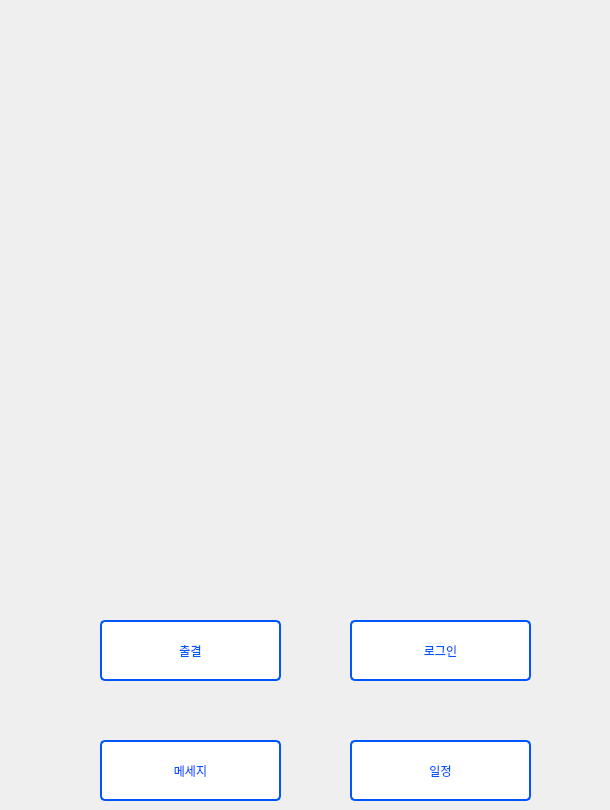
   <widget class="QWidget" name="page_2">
    <widget class="QLabel" name="label">
     <property name="geometry">
      <rect>
       <x>0</x>
       <y>0</y>
       <width>601</width>
       <height>531</height>
      </rect>
     </property>
     <property name="text">
      <string/>
     </property>
     <property name="pixmap">
      <pixmap>../../Documents/카카오톡 받은 파일/bicon1.jpg</pixmap>
     </property>
     <property name="scaledContents">
      <bool>true</bool>
     </property>
    </widget>
    <widget class="QPushButton" name="home_login_pb">
     <property name="geometry">
      <rect>
       <x>350</x>
       <y>620</y>
       <width>181</width>
       <height>61</height>
      </rect>
     </property>
     <property name="styleSheet">
      <string notr="true">QPushButton{
	font: 15pt &quot;GyeonggiBatang&quot;;
	color : rgb(0, 85, 255);
	background-color: white;
	border: 2px solid rgb(0, 85, 255);
	border-radius: 5px;
}</string>
     </property>
     <property name="text">
      <string>로그인</string>
     </property>
    </widget>
    <widget class="QPushButton" name="home_attendance_pb">
     <property name="geometry">
      <rect>
       <x>100</x>
       <y>620</y>
       <width>181</width>
       <height>61</height>
      </rect>
     </property>
     <property name="styleSheet">
      <string notr="true">QPushButton{
	font: 15pt &quot;GyeonggiBatang&quot;;
	color : rgb(0, 85, 255);
	background-color: white;
	border: 2px solid rgb(0, 85, 255);
	border-radius: 5px;
}</string>
     </property>
     <property name="text">
      <string>출결</string>
     </property>
    </widget>
    <widget class="QPushButton" name="home_message_pb">
     <property name="geometry">
      <rect>
       <x>100</x>
       <y>740</y>
       <width>181</width>
       <height>61</height>
      </rect>
     </property>
     <property name="styleSheet">
      <string notr="true">QPushButton{
	font: 15pt &quot;GyeonggiBatang&quot;;
	color : rgb(0, 85, 255);
	background-color: white;
	border: 2px solid rgb(0, 85, 255);
	border-radius: 5px;
}</string>
     </property>
     <property name="text">
      <string>메세지</string>
     </property>
    </widget>
    <widget class="QPushButton" name="home_schedule_pb">
     <property name="geometry">
      <rect>
       <x>350</x>
       <y>740</y>
       <width>181</width>
       <height>61</height>
      </rect>
     </property>
     <property name="styleSheet">
      <string notr="true">QPushButton{
	font: 15pt &quot;GyeonggiBatang&quot;;
	color : rgb(0, 85, 255);
	background-color: white;
	border: 2px solid rgb(0, 85, 255);
	border-radius: 5px;
}</string>
     </property>
     <property name="text">
      <string>일정</string>
     </property>
    </widget>
   </widget>
